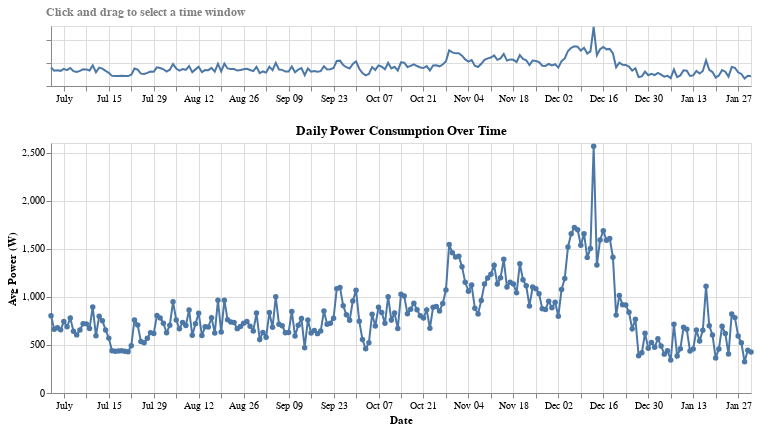

This figure's notebook cell:
### Markdown cell above
# Chart 2 - How does overall power usage evolve over time for each household?
This chart explores how total household power consumption evolves over the 7-month period from June 2012 to January 2013. 

The top chart is a compact overview of the full time period with no y-axis labels, designed purely as a navigation tool. The user can click and drag across it to select a time window of interest, which then filters the detail chart below to zoom into that period.

The bottom chart shows daily average power consumption at full resolution for the selected time window, with tooltips on each point showing the exact date and wattage. The charts have a household dropdown menu, allowing the user to examine each household's seasonal trends individually. This is particularly useful for identifying patterns such as rising consumption in autumn and winter as heating and lighting demands increase, or quieter periods that might correspond to holidays when the household is unoccupied.

## Plotting Results
The charts below show the evolution of power usage over time. We can see from household 04 that there is a large spike of power usage around early december, perhaps indicating the beginning of the holidays. Household 05 has steady usage in the summer months but, as it gets colder, the line becomes more volatile. Finally, overall household 06 uses less power than the other 2, but the usage is more volatile throughout the whole period. There also appears to be a large chunk of missing data between November and December, with high usage immediately following.

### Code cell
# Daily average per household
time_data = (
    df1
    .groupby(["household", df1["timestamp"].dt.date.rename("date")])["power"]
    .mean()
    .reset_index()
)

time_data["date"] = pd.to_datetime(time_data["date"])

# Household dropdown parameter
households = sorted(time_data["household"].unique())
household_param = alt.param(
    name="household",
    bind=alt.binding_select(options=households, name="Household: "),
    value=households[0]
)

# Brush on the overview chart
brush = alt.selection_interval(encodings=["x"])

# Overview Chart
overview = (
    alt.Chart(time_data)
    .mark_line()
    .encode(
        x=alt.X("date:T", title=""),
        y=alt.Y("power:Q", title="", axis=alt.Axis(labels=False)),
        color=alt.Color("household:N", legend=None)
    )
    .transform_filter(alt.datum.household == household_param)
    .add_params(brush, household_param)
    .properties(
        width=700,
        height=60,
        title=alt.Title(
            "Overview: Click and drag to select a time window",
            fontSize=12,
            color="gray",
            anchor="start"
        )
    )
)

# Detail chart 
detail = (
    alt.Chart(time_data)
    .mark_line(point=True)
    .encode(
        x=alt.X("date:T", title="Date"),
        y=alt.Y("power:Q", title="Avg Power (W)"),
        color=alt.Color("household:N", title="Household"),
        tooltip=[
            alt.Tooltip("household:N"),
            alt.Tooltip("date:T"),
            alt.Tooltip("power:Q", format=".1f")
        ]
    )
    .transform_filter(brush)
    .transform_filter(alt.datum.household == household_param)
    .properties(
        width=700,
        height=250,
        title=alt.Title(
            "Daily Power Consumption Over Time"
        )
    )
)

# Display chart
chart2 = (overview & detail).add_params(household_param)
chart2

### Figure 1 — Vega-Lite specification as saved in the notebook (floating-point values rounded to 4 significant figures; data arrays with more than 128 entries replaced by an {"elided": "..."} marker saying what was removed)
{"config": {"view": {"continuousWidth": 300, "continuousHeight": 300}}, "vconcat": [{"mark": {"type": "line"}, "encoding": {"color": {"field": "household", "legend": null, "type": "nominal"}, "x": {"field": "date", "title": "", "type": "temporal"}, "y": {"axis": {"labels": false}, "field": "power", "title": "", "type": "quantitative"}}, "height": 60, "name": "view_ac6aad1015210a3e_0", "title": {"text": "Click and drag to select a time window", "anchor": "start", "color": "gray", "fontSize": 12}, "transform": [{"filter": "(datum.household === household)"}], "width": 700}, {"mark": {"type": "line", "point": true}, "encoding": {"color": {"field": "household", "title": "Household", "type": "nominal"}, "tooltip": [{"field": "household", "type": "nominal"}, {"field": "date", "type": "temporal"}, {"field": "power", "format": ".1f", "type": "quantitative"}], "x": {"field": "date", "title": "Date", "type": "temporal"}, "y": {"field": "power", "title": "Avg Power (W)", "type": "quantitative"}}, "height": 250, "title": {"text": "Daily Power Consumption Over Time"}, "transform": [{"filter": {"param": "param_c97a99acfc68b794"}}, {"filter": "(datum.household === household)"}], "width": 700}], "data": {"name": "data-4cbeb696f36cf2778485a008dec0f39a"}, "params": [{"name": "param_c97a99acfc68b794", "select": {"type": "interval", "encodings": ["x"]}, "views": ["view_ac6aad1015210a3e_0"]}, {"name": "household", "bind": {"input": "select", "options": ["04", "05", "06"], "name": "Household: "}, "value": "04"}], "$schema": "https://vega.github.io/schema/vega-lite/v6.1.0.json", "datasets": {"data-4cbeb696f36cf2778485a008dec0f39a": {"elided": "600 records"}}}
